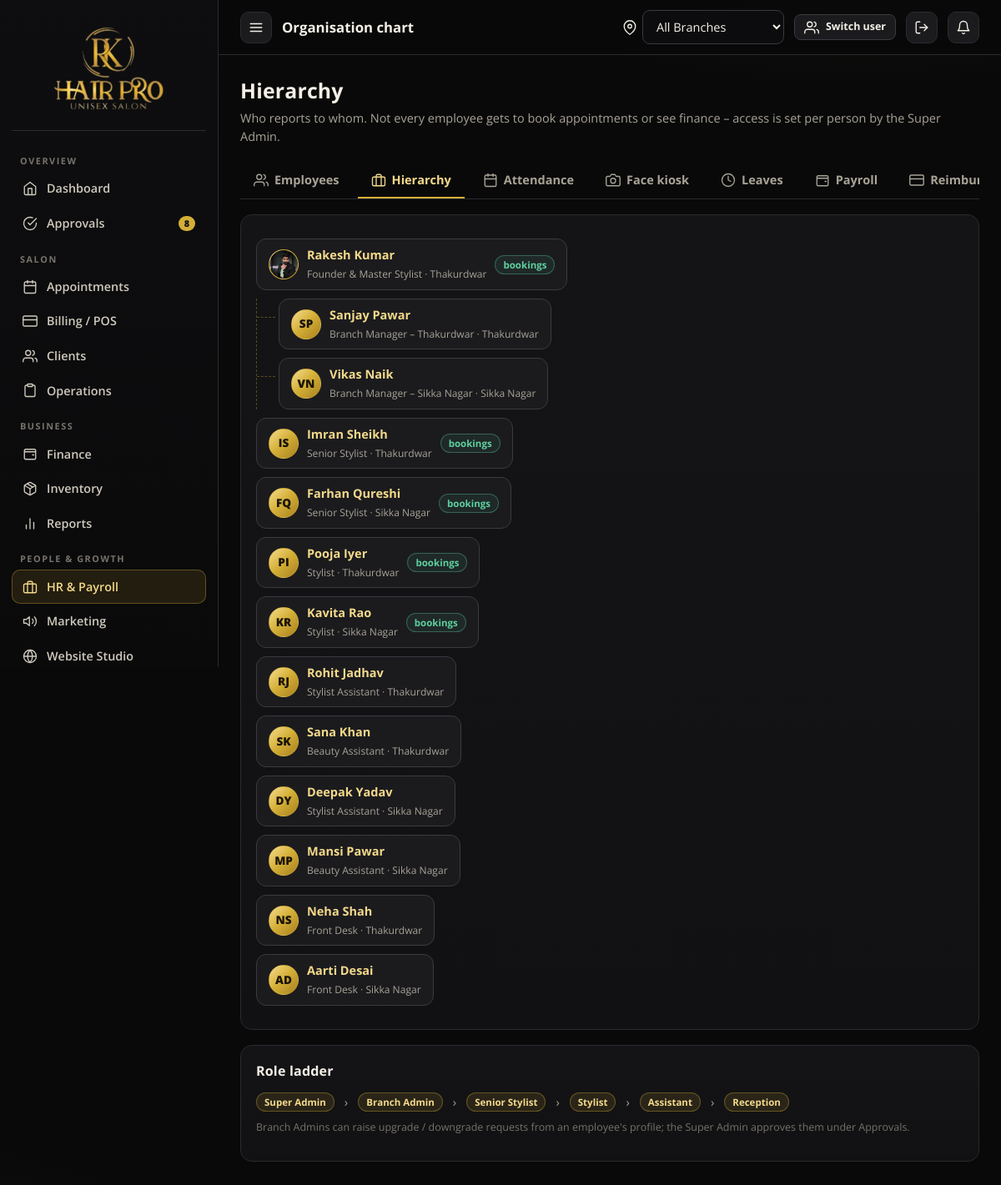
/hr/org (signed in), run on the app's committed database.
### rkhp/models.py (models this page shows, shortened)
class Employee(UserMixin, db.Model):
    id = db.Column(db.Integer, primary_key=True)
    name = db.Column(db.String(100), nullable=False)
    mobile = db.Column(db.String(15), unique=True, nullable=False)   # login id
    password_hash = db.Column(db.String(200))
    role = db.Column(db.String(20), default="stylist")
    designation = db.Column(db.String(80))
    branch_id = db.Column(db.Integer, db.ForeignKey("branch.id"))       # access scope (None = all branches)
    home_branch_id = db.Column(db.Integer, db.ForeignKey("branch.id"))  # where they normally work
    reports_to_id = db.Column(db.Integer, db.ForeignKey("employee.id"))
    active = db.Column(db.Boolean, default=True)
    login_blocked = db.Column(db.Boolean, default=False)
    perms = db.Column(db.String(200))            # comma list; None => role defaults
    takes_appointments = db.Column(db.Boolean, default=False)
    public_visible = db.Column(db.Boolean, default=True)   # shown on online booking page
    bio = db.Column(db.String(240))
    salary = db.Column(db.Float, default=18000)
    commission_pct = db.Column(db.Float, default=10)
    monthly_target = db.Column(db.Float, default=0)
    weekly_off = db.Column(db.Integer, default=0)          # Monday=0 .. Sunday=6
    shift_start = db.Column(db.String(5), default="10:00")
    shift_end = db.Column(db.String(5), default="21:00")
    tip_mode = db.Column(db.String(10), default="daily")   # daily | salary
    joined_on = db.Column(db.Date, default=date.today)
    dob = db.Column(db.Date)
    email = db.Column(db.String(120))
    address = db.Column(db.String(240))
    aadhaar = db.Column(db.String(20))
    pan = db.Column(db.String(12))
    emergency_name = db.Column(db.String(80))
    emergency_phone = db.Column(db.String(15))
    bank_name = db.Column(db.String(80))
    bank_account = db.Column(db.String(30))
    ifsc = db.Column(db.String(15))
    upi_id = db.Column(db.String(60))
    photo = db.Column(db.String(200))
    face_photo = db.Column(db.String(200))
    aadhaar_doc = db.Column(db.String(200))
    pan_doc = db.Column(db.String(200))
    created_at = db.Column(db.DateTime, default=now)
    branch = db.relationship("Branch", foreign_keys=[branch_id])
    home_branch = db.relationship("Branch", foreign_keys=[home_branch_id])
    manager = db.relationship("Employee", remote_side=[id], foreign_keys=[reports_to_id])
    @property
    def is_active(self):       # Flask-Login
        return bool(self.active) and not self.login_blocked
    @property
    def is_super(self):
        return self.role == "super_admin"
    @property
    def role_label(self):
        return ROLE_LABEL.get(self.role, self.role)
    @property
    def perm_set(self):
        if self.is_super:
            return set(ALL_PERMS)
        if self.perms is None:
            return set(DEFAULT_PERMS.get(self.role, []))
        return {p for p in self.perms.split(",") if p}
    def has_perm(self, p):
        return p in self.perm_set
    @property
    def is_manager(self):
        return self.role in ("super_admin", "branch_admin")
    @property
    def initials(self):
        parts = self.name.split()
        return (parts[0][0] + (parts[1][0] if len(parts) > 1 else "")).upper()

class Branch(db.Model):
    id = db.Column(db.Integer, primary_key=True)
    name = db.Column(db.String(80), nullable=False)
    code = db.Column(db.String(8), nullable=False)
    address = db.Column(db.String(240))
    phone = db.Column(db.String(20))
    open_time = db.Column(db.String(5), default="10:00")
    close_time = db.Column(db.String(5), default="21:00")
    slot_minutes = db.Column(db.Integer, default=30)
    monthly_target = db.Column(db.Float, default=0)
    active = db.Column(db.Boolean, default=True)
    created_at = db.Column(db.DateTime, default=now)

### rkhp/routes/hr.py (the view)
@bp.route("/org")
@require_perm("hr")
def org():
    q = Employee.query.filter_by(active=True)
    ids = scope_ids()
    emps = [e for e in q.all() if e.role == "super_admin" or e.branch_id in ids]
    kids = {}
    for e in emps:
        kids.setdefault(e.reports_to_id, []).append(e)
    roots = [e for e in emps if e.reports_to_id not in {x.id for x in emps}]
    roots.sort(key=lambda e: ROLE_RANK.get(e.role, 9))
    return render_template("hr/org.html", roots=roots, kids=kids, page_title="Organisation chart")

### rkhp/__init__.py (called while the page is built)
def unread():
    from .models import Notification
    return Notification.query.filter_by(employee_id=current_user.id, is_read=False).count()

### rkhp/helpers.py (called while the page is built)
def all_branches():
    return Branch.query.filter_by(active=True).order_by(Branch.id).all()

def scope_ids():
    if current_user.is_authenticated and current_user.branch_id:
        return [current_user.branch_id]
    sel = session.get("branch_id", 0)
    if sel:
        return [int(sel)]
    return [b.id for b in all_branches()]

def active_branch():
    ids = scope_ids()
    if len(ids) == 1 and (current_user.branch_id or session.get("branch_id")):
        return db.session.get(Branch, ids[0])
    return None

def require_perm(*perms):
    def deco(fn):
        @wraps(fn)
        def wrapper(*a, **kw):
            if not current_user.is_authenticated:
                return redirect(url_for("auth.login", next=request.path))
            if not any(current_user.has_perm(p) for p in perms):
                abort(403)
            return fn(*a, **kw)
        return wrapper
    return deco

### rkhp/templates/hr/org.html
{% extends 'base.html' %}
{% macro node(e) %}
<li><a class="node" href="{{ url_for('hr.employee_view', eid=e.id) }}">{{ ui.avatar(e) }}<span><b>{{ e.name.split('(')[0] }}</b><br><small>{{ e.designation or e.role_label }}{% if e.home_branch %} · {{ e.home_branch.name }}{% endif %}</small></span>
  {% if e.takes_appointments %}<span class="badge ok">bookings</span>{% endif %}</a>
  {% if kids.get(e.id) %}<ul>{% for k in kids[e.id] %}{{ node(k) }}{% endfor %}</ul>{% endif %}</li>
{% endmacro %}
{% block content %}
<div class="page-h"><div><h1>Hierarchy</h1><p>Who reports to whom. Not every employee gets to book appointments or see finance – access is set per person by the Super Admin.</p></div></div>
{% include 'hr/_tabs.html' %}
<div class="card org"><ul>{% for r in roots %}{{ node(r) }}{% endfor %}</ul></div>
<div class="card mt"><div class="card-h"><h3>Role ladder</h3></div><div class="row">
  {% for k, l in [('super_admin','Super Admin'),('branch_admin','Branch Admin'),('senior_stylist','Senior Stylist'),('stylist','Stylist'),('assistant','Assistant'),('reception','Reception')] %}<span class="badge gold">{{ l }}</span>{% if not loop.last %}<span class="muted">›</span>{% endif %}{% endfor %}</div>
  <p class="hint mt-s">Branch Admins can raise upgrade / downgrade requests from an employee's profile; the Super Admin approves them under Approvals.</p></div>
{% endblock %}

### rkhp/templates/_ui.html (shortened to what this page needs)
{% macro icon(name, cls='') %}<svg class="i {{ cls }}" viewBox="0 0 24 24" aria-hidden="true">{{ ICONS.get(name, ICONS['list'])|safe }}</svg>{% endmacro %}
{% macro avatar(e, cls='') %}<span class="avatar {{ cls }}">{% if e.photo %}<img src="{{ url_for('static', filename=e.photo) if e.photo.startswith('img/') else url_for('hr.files', name=e.photo) }}" alt="">{% else %}{{ e.initials }}{% endif %}</span>{% endmacro %}

### rkhp/static/css/app.css (style rules this page uses)
:root { --bg:#09090a; --bg-2:#0f0f11; --surface:#141416; --surface-2:#1b1b1e; --surface-3:#232327; --line:#2b2b30; --line-2:#3a3a41; --gold:#d4af37; --gold-2:#f3d98a; --gold-3:#9c7a1c; --gold-soft:rgba(212,175,55,.12); --gold-line:rgba(212,175,55,.35); --grad:linear-gradient(135deg,#f6dd8f 0%,#d4af37 48%,#a8801f 100%); --text:#f4f0e6; --muted:#a8a396; --faint:#77726a; --ok:#5fd0a0; --warn:#f2b64d; --bad:#f0706a; --info:#84b6ff; --r:14px; --r-sm:9px; --shadow:0 10px 30px rgba(0,0,0,.45); color-scheme:dark; }
* { box-sizing:border-box }
html { -webkit-text-size-adjust:100% }
body { margin:0;background:var(--bg);color:var(--text);font-family:'Open Sans',system-ui,-apple-system,'Segoe UI',Roboto,sans-serif;font-size:14.5px;line-height:1.5; background-image:radial-gradient(900px 420px at 85% -10%,rgba(212,175,55,.09),transparent 60%),radial-gradient(700px 400px at -10% 110%,rgba(212,175,55,.05),transparent 60%);background-attachment:fixed }
h1,h2,h3,h4 { font-weight:700;letter-spacing:.2px;margin:0;color:var(--text) }
h1 { font-size:1.55rem }
h3 { font-size:1rem }
a { color:var(--gold-2);text-decoration:none }
small,.muted { color:var(--muted) }
.gold { color:var(--gold) }
.ok { color:var(--ok) }
.mt { margin-top:18px }
.mt-s { margin-top:10px }
.row { display:flex;gap:12px;align-items:center;flex-wrap:wrap }
svg.i { width:18px;height:18px;stroke:currentColor;fill:none;stroke-width:1.8;stroke-linecap:round;stroke-linejoin:round;flex:none;vertical-align:-3px }
.avatar { width:36px;height:36px;border-radius:50%;background:var(--grad);color:#1a1405;font-weight:800;display:grid;place-items:center;font-size:.85rem;flex:none;overflow:hidden;border:1px solid var(--gold-line) }
.avatar img { width:100%;height:100%;object-fit:cover;object-position:50% 22% }
.card { background:linear-gradient(180deg,var(--surface),#111113);border:1px solid var(--line);border-radius:var(--r);padding:18px }
.card-h { display:flex;align-items:center;justify-content:space-between;gap:10px;margin-bottom:14px;flex-wrap:wrap }
.card-h h2,.card-h h3 { display:flex;align-items:center;gap:8px }
.page-h { display:flex;align-items:flex-end;justify-content:space-between;gap:14px;margin-bottom:20px;flex-wrap:wrap }
.page-h p { margin:4px 0 0;color:var(--muted) }
.hint { font-size:.78rem;color:var(--faint) }
.badge { display:inline-flex;align-items:center;gap:5px;padding:2px 9px;border-radius:99px;font-size:.72rem;font-weight:700;border:1px solid var(--line-2);color:var(--muted);background:var(--surface-2);white-space:nowrap }
.badge.gold { color:var(--gold-2);border-color:var(--gold-line);background:var(--gold-soft) }
.badge.ok { color:var(--ok);border-color:rgba(95,208,160,.35);background:rgba(95,208,160,.08) }
.org ul { list-style:none;margin:0;padding-left:26px;border-left:1px dashed var(--gold-line) }
.org>ul { padding-left:0;border:none }
.org li { margin:10px 0;position:relative }
.org li:before { content:"";position:absolute;left:-26px;top:22px;width:22px;border-top:1px dashed var(--gold-line) }
.org>ul>li:before { display:none }
.org .node { display:inline-flex;gap:10px;align-items:center;padding:8px 14px;border:1px solid var(--line-2);border-radius:12px;background:var(--surface-2) }

### rkhp/static/css/public.css (style rules this page uses)
:root { --ivory:#f6eed9;--ivory-2:#ece0c0;--ink:#17130a;--ink-soft:#5b5236;--gold-ink:#8a6a12;--wa:#25d366 }
html { scroll-behavior:smooth }
a { transition:color .15s }

### data on the page
Employee: photo (picture), name "Rakesh Kumar", designation "Founder & Master Stylist", takes_appointments "bookings"
Branch: home_branch.name "Thakurdwar"
Employee: initials "SP", name "Sanjay Pawar", designation "Branch Manager – Thakurdwar"
Employee: initials "VN", name "Vikas Naik", designation "Branch Manager – Sikka Nagar"
Branch: home_branch.name "Sikka Nagar"
Employee: initials "IS", name "Imran Sheikh", designation "Senior Stylist", takes_appointments "bookings"
Employee: initials "FQ", name "Farhan Qureshi", designation "Senior Stylist", takes_appointments "bookings"
Employee: initials "PI", name "Pooja Iyer", designation "Stylist", takes_appointments "bookings"
Employee: initials "KR", name "Kavita Rao", designation "Stylist", takes_appointments "bookings"
Employee: initials "RJ", name "Rohit Jadhav", designation "Stylist Assistant"
Employee: initials "SK", name "Sana Khan", designation "Beauty Assistant"
Employee: initials "DY", name "Deepak Yadav", designation "Stylist Assistant"
Employee: initials "MP", name "Mansi Pawar", designation "Beauty Assistant"
Employee: initials "NS", name "Neha Shah", designation "Front Desk"
Employee: initials "AD", name "Aarti Desai", designation "Front Desk"

### other printed values
{{ sec.title }} "OVERVIEW" "SALON" "BUSINESS" "PEOPLE & GROWTH"
{{ it.label }} "Dashboard" "Approvals" "Appointments" "Billing / POS" "Clients" "Operations" "Finance" "Inventory" "Reports" "HR & Payroll" "Marketing" "Website Studio"
{{ it.count }} "8"
{{ page_title|default('') }} "Organisation chart"
{{ l }} "Super Admin" "Branch Admin" "Senior Stylist" "Stylist" "Assistant" "Reception"
